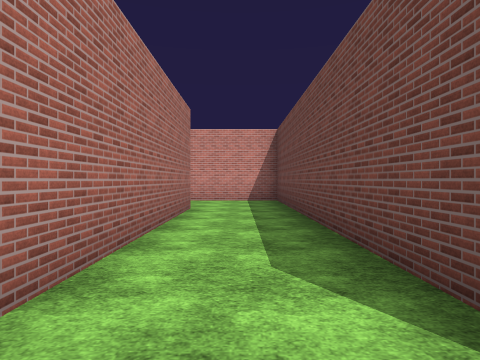
[1] (above)

17 first-person views from a walk through a Unity game level. The camera is 1.4 m above the floor, looks level and sees 75° across. The floor is counted in squares, 2 m on a side. Each view is taken from the middle of a square. On the plan, view 1 faces up. The plan holds only what a view shows up to about 10 squares ahead; the rest is blank. The place goes on beyond the plan. The player character is not drawn. Surface patterns are stand-ins for the level's own textures.

[2]
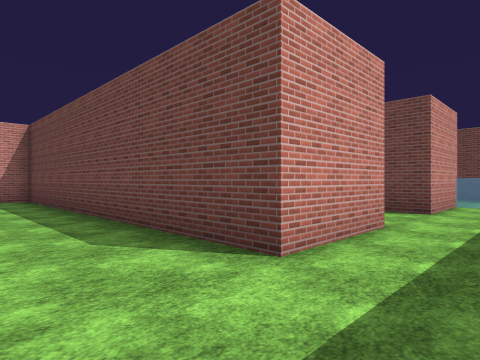

[3]
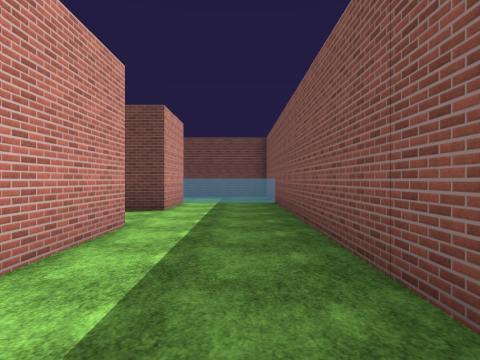

[4]
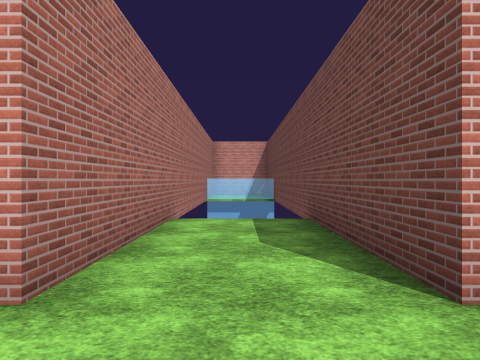

[5]
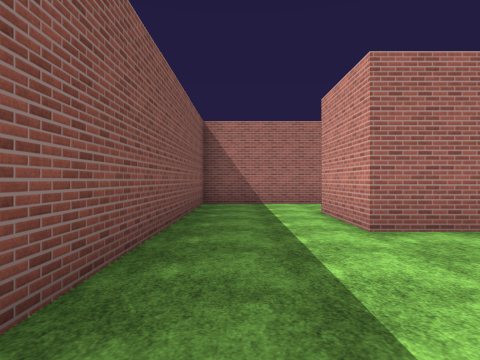

[6]
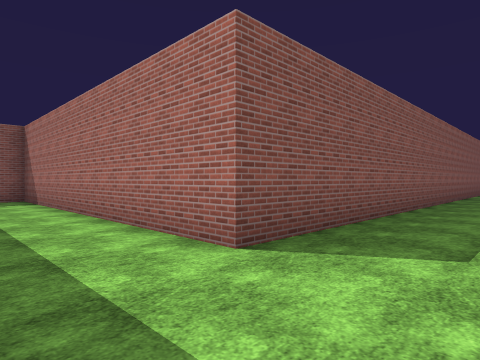

[7]
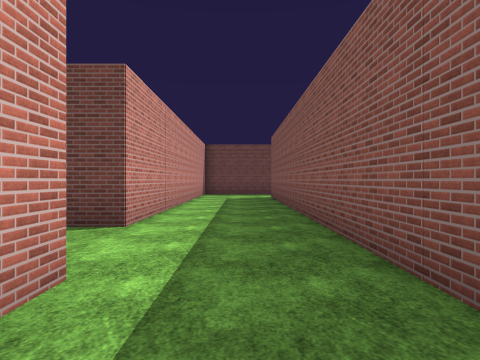

[8]
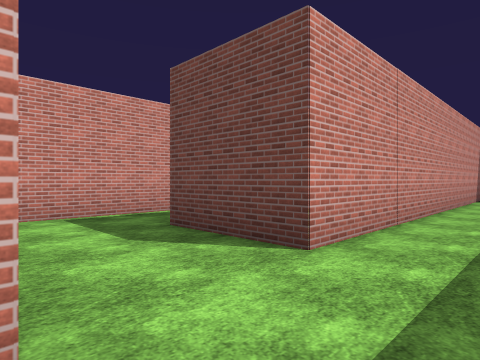

[9]
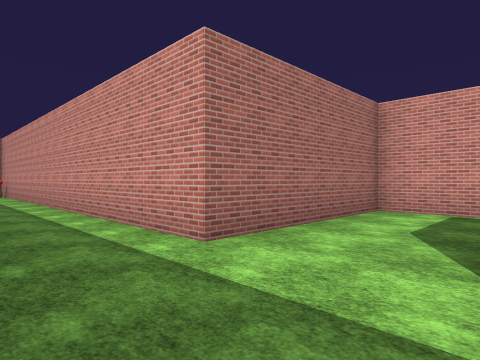

[10]
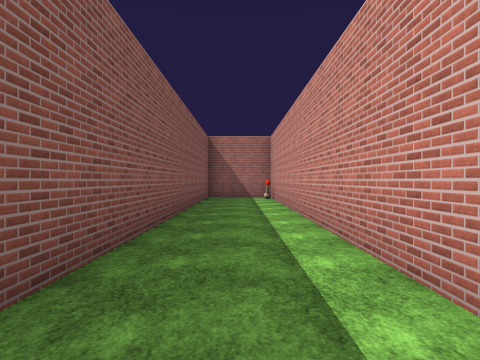

[11]
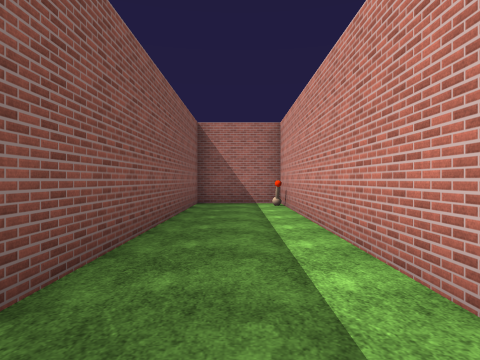

[12]
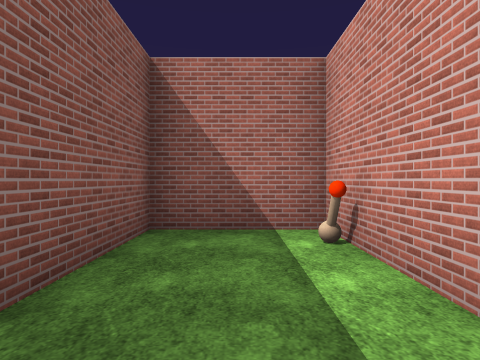

[13]
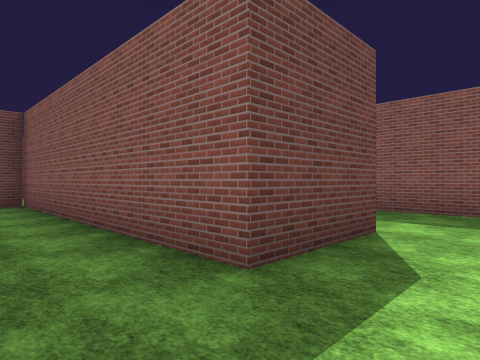

[14]
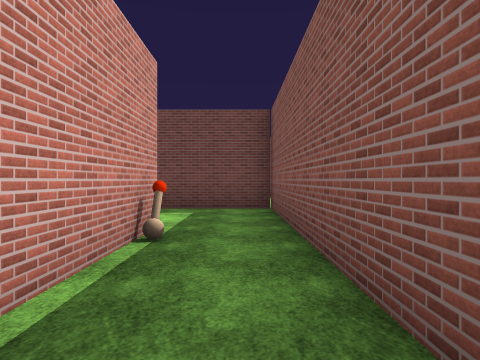

[15]
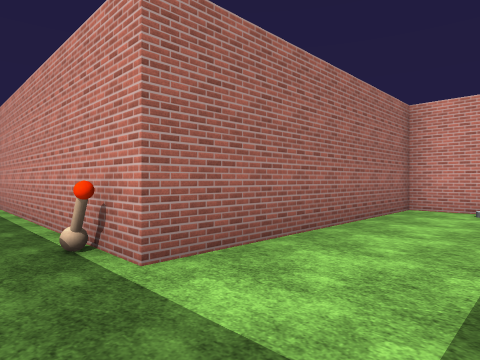

[16]
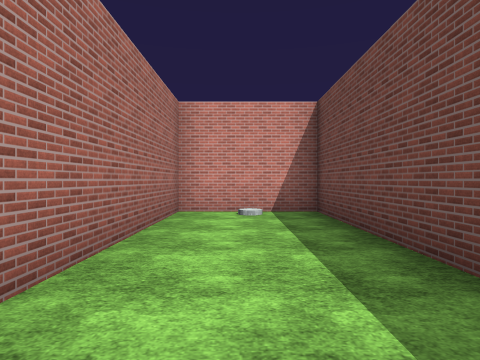

[17]
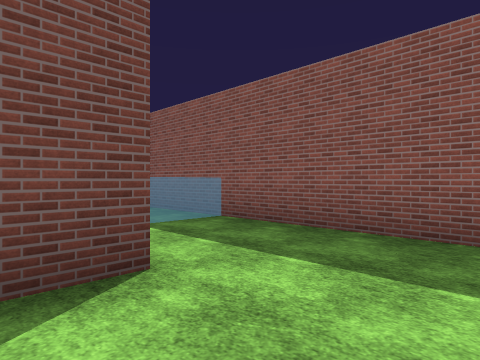

### Floor plan
Points are (right, up) in squares from view 1. A wall is a line through its corners. A room is listed if a view was taken in it or the views show most of it. See-through windows are left out.
Room 1 (views 1, 2, 3, 6, 7, 8, 9, 10, 11, 12, 13, 14, 15, 16)
walls: (-12.4, 7.7) (-1.2, 7.7) (-1.2, -2.1) (3.5, -2.1); (-5.6, 15.2) (-11.8, 15.2) (-11.8, 10.2) (-25.4, 10.2) (-25.4, 7.7) (-14.6, 7.7); (3.8, 0.8) (1.3, 0.8) (1.3, 10.7) (-9.3, 10.7) (-9.3, 13.2) (-1.3, 13.2) (-1.3, 21.9) (-4.4, 21.9) (-4.4, 15.4)
ways out: opening at (2.5, -0.5) to room 2
objects: lever (-24, 10); lever (-5, 15)
Room 2 (views 4, 5, 17)
walls: (8.8, 0.8) (6.2, 0.8) (6.2, 7); (3.5, -2.1) (11.4, -2.1); (3.8, 5.9) (3.8, 0.8)
ways out: opening at (2.5, -0.5) to room 1

Where each view was taken, in squares from view 1:
view 1: 0 up, 0 right, facing up
view 2: 1 down, 1 left, facing up-right
view 3: 1 down, 1 left, facing right
view 4: 1 down, 5 right, facing up
view 5: 1 down, 8 right, facing left
view 6: 10 up, 1 right, facing down-left
view 7: 9 up, 14 left, facing right
view 8: 9 up, 12 left, facing up-right
view 9: 8 up, 9 left, facing up-left
view 10: 9 up, 13 left, facing left
view 11: 9 up, 16 left, facing left
view 12: 9 up, 21 left, facing left
view 13: 15 up, 11 left, facing down-right
view 14: 14 up, 9 left, facing right
view 15: 14 up, 2 left, facing up-left
view 16: 15 up, 3 left, facing up
view 17: 2 up, 4 right, facing down-right
